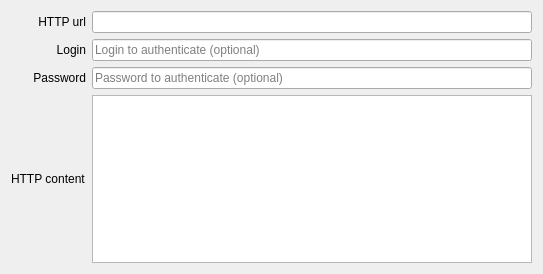
<?xml version="1.0" encoding="UTF-8"?>
<ui version="4.0">
 <class>ExecHttpRequestActionWidget</class>
 <widget class="QWidget" name="ExecHttpRequestActionWidget">
  <property name="geometry">
   <rect>
    <x>0</x>
    <y>0</y>
    <width>543</width>
    <height>274</height>
   </rect>
  </property>
  <property name="windowTitle">
   <string/>
  </property>
  <layout class="QGridLayout" name="gridLayout">
   <item row="3" column="0">
    <widget class="QLabel" name="contentLabel">
     <property name="text">
      <string>HTTP content</string>
     </property>
    </widget>
   </item>
   <item row="3" column="1">
    <widget class="QPlainTextEdit" name="contentTextEdit"/>
   </item>
   <item row="0" column="1">
    <widget class="QLineEdit" name="httpUrlLineEdit"/>
   </item>
   <item row="0" column="0">
    <widget class="QLabel" name="httpUrlLabel">
     <property name="text">
      <string>HTTP url</string>
     </property>
     <property name="alignment">
      <set>Qt::AlignRight|Qt::AlignTrailing|Qt::AlignVCenter</set>
     </property>
    </widget>
   </item>
   <item row="1" column="1">
    <widget class="QLineEdit" name="loginLineEdit">
     <property name="placeholderText">
      <string>Login to authenticate (optional)</string>
     </property>
    </widget>
   </item>
   <item row="1" column="0">
    <widget class="QLabel" name="labelLogin">
     <property name="text">
      <string>Login</string>
     </property>
     <property name="alignment">
      <set>Qt::AlignRight|Qt::AlignTrailing|Qt::AlignVCenter</set>
     </property>
    </widget>
   </item>
   <item row="2" column="1">
    <widget class="QLineEdit" name="passwordLineEdit">
     <property name="inputMask">
      <string/>
     </property>
     <property name="echoMode">
      <enum>QLineEdit::Password</enum>
     </property>
     <property name="placeholderText">
      <string>Password to authenticate (optional)</string>
     </property>
    </widget>
   </item>
   <item row="2" column="0">
    <widget class="QLabel" name="labelPassword">
     <property name="text">
      <string>Password</string>
     </property>
     <property name="alignment">
      <set>Qt::AlignRight|Qt::AlignTrailing|Qt::AlignVCenter</set>
     </property>
    </widget>
   </item>
  </layout>
 </widget>
 <resources/>
 <connections/>
</ui>
